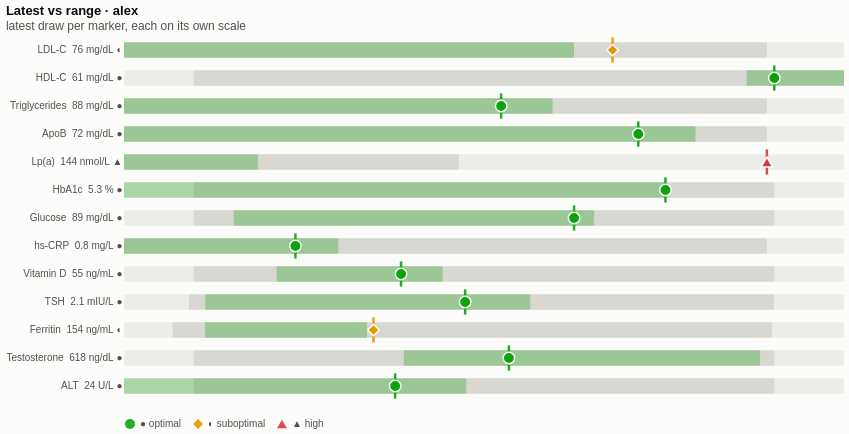

Vega-Lite specification for this chart:
### Vega-Lite specification from a JSON file in a GitHub repository (floating-point values rounded to 4 significant figures)
{"$schema": "https://vega.github.io/schema/vega-lite/v6.json", "title": {"text": "Latest vs range · alex", "subtitle": "latest draw per marker, each on its own scale"}, "description": "Range bars: where each marker's latest value sits in its ranges.", "config": {"background": "#fcfcfb", "view": {"stroke": null}, "axis": {"labelColor": "#52514e", "titleColor": "#52514e", "gridColor": "#e1e0d9", "domainColor": "#c3c2b7", "tickColor": "#c3c2b7"}, "legend": {"labelColor": "#52514e", "orient": "bottom", "direction": "horizontal"}, "title": {"color": "#0b0b0b", "subtitleColor": "#52514e", "anchor": "start"}}, "width": 720, "height": {"step": 28}, "data": {"values": [{"person": "alex", "marker": "ldl-c", "label": "LDL-C", "unit": "mg/dL", "date": "2025-09-15", "value": 76, "ref_low": 0, "ref_high": 100, "opt_low": null, "opt_high": 70, "flag": "normal", "category": "lipids", "status": "suboptimal", "glyph": "◐", "status_label": "◐ suboptimal", "value_label": "76 mg/dL", "value_text": "76", "out": 0, "domain_lo": 0, "domain_hi": 112, "pos": 0.6786, "ref_x": 0, "ref_x2": 0.8929, "opt_x": 0, "opt_x2": 0.625, "ref_range": "0–100", "opt_range": "≤70"}, {"person": "alex", "marker": "hdl-c", "label": "HDL-C", "unit": "mg/dL", "date": "2025-09-15", "value": 61, "ref_low": 40, "ref_high": null, "opt_low": 60, "opt_high": null, "flag": "normal", "category": "lipids", "status": "optimal", "glyph": "●", "status_label": "● optimal", "value_label": "61 mg/dL", "value_text": "61", "out": 0, "domain_lo": 37.48, "domain_hi": 63.52, "pos": 0.9032, "ref_x": 0.0968, "ref_x2": 1, "opt_x": 0.8648, "opt_x2": 1, "ref_range": "≥40", "opt_range": "≥60"}, {"person": "alex", "marker": "triglycerides", "label": "Triglycerides", "unit": "mg/dL", "date": "2025-09-15", "value": 88, "ref_low": 0, "ref_high": 150, "opt_low": null, "opt_high": 100, "flag": "normal", "category": "lipids", "status": "optimal", "glyph": "●", "status_label": "● optimal", "value_label": "88 mg/dL", "value_text": "88", "out": 0, "domain_lo": 0, "domain_hi": 168, "pos": 0.5238, "ref_x": 0, "ref_x2": 0.8929, "opt_x": 0, "opt_x2": 0.5952, "ref_range": "0–150", "opt_range": "≤100"}, {"person": "alex", "marker": "apob", "label": "ApoB", "unit": "mg/dL", "date": "2025-09-15", "value": 72, "ref_low": 0, "ref_high": 90, "opt_low": null, "opt_high": 80, "flag": "normal", "category": "lipids", "status": "optimal", "glyph": "●", "status_label": "● optimal", "value_label": "72 mg/dL", "value_text": "72", "out": 0, "domain_lo": 0, "domain_hi": 100.8, "pos": 0.7143, "ref_x": 0, "ref_x2": 0.8929, "opt_x": 0, "opt_x2": 0.7937, "ref_range": "0–90", "opt_range": "≤80"}, {"person": "alex", "marker": "lpa", "label": "Lp(a)", "unit": "nmol/L", "date": "2025-09-15", "value": 144, "ref_low": 0, "ref_high": 75, "opt_low": null, "opt_high": 30, "flag": "high", "category": "lipids", "status": "high", "glyph": "▲", "status_label": "▲ high", "value_label": "144 nmol/L", "value_text": "144", "out": 1, "domain_lo": 0, "domain_hi": 161.3, "pos": 0.8929, "ref_x": 0, "ref_x2": 0.465, "opt_x": 0, "opt_x2": 0.186, "ref_range": "0–75", "opt_range": "≤30"}, {"person": "alex", "marker": "hba1c", "label": "HbA1c", "unit": "%", "date": "2025-09-15", "value": 5.3, "ref_low": 4.0, "ref_high": 5.6, "opt_low": null, "opt_high": 5.3, "flag": "normal", "category": "metabolic", "status": "optimal", "glyph": "●", "status_label": "● optimal", "value_label": "5.3 %", "value_text": "5.3", "out": 0, "domain_lo": 3.808, "domain_hi": 5.792, "pos": 0.752, "ref_x": 0.0968, "ref_x2": 0.9032, "opt_x": 0, "opt_x2": 0.752, "ref_range": "4–5.6", "opt_range": "≤5.3"}, {"person": "alex", "marker": "glucose", "label": "Glucose", "unit": "mg/dL", "date": "2025-09-15", "value": 89, "ref_low": 70, "ref_high": 99, "opt_low": 72, "opt_high": 90, "flag": "normal", "category": "metabolic", "status": "optimal", "glyph": "●", "status_label": "● optimal", "value_label": "89 mg/dL", "value_text": "89", "out": 0, "domain_lo": 66.52, "domain_hi": 102.5, "pos": 0.6251, "ref_x": 0.0968, "ref_x2": 0.9032, "opt_x": 0.1524, "opt_x2": 0.6529, "ref_range": "70–99", "opt_range": "72–90"}, {"person": "alex", "marker": "hscrp", "label": "hs-CRP", "unit": "mg/L", "date": "2025-09-15", "value": 0.8, "ref_low": 0, "ref_high": 3.0, "opt_low": null, "opt_high": 1.0, "flag": "normal", "category": "inflammation", "status": "optimal", "glyph": "●", "status_label": "● optimal", "value_label": "0.8 mg/L", "value_text": "0.8", "out": 0, "domain_lo": 0, "domain_hi": 3.36, "pos": 0.2381, "ref_x": 0, "ref_x2": 0.8929, "opt_x": 0, "opt_x2": 0.2976, "ref_range": "0–3", "opt_range": "≤1"}, {"person": "alex", "marker": "vitamin-d", "label": "Vitamin D", "unit": "ng/mL", "date": "2025-09-15", "value": 55, "ref_low": 30, "ref_high": 100, "opt_low": 40, "opt_high": 60, "flag": "normal", "category": "vitamins", "status": "optimal", "glyph": "●", "status_label": "● optimal", "value_label": "55 ng/mL", "value_text": "55", "out": 0, "domain_lo": 21.6, "domain_hi": 108.4, "pos": 0.3848, "ref_x": 0.0968, "ref_x2": 0.9032, "opt_x": 0.212, "opt_x2": 0.4424, "ref_range": "30–100", "opt_range": "40–60"}, {"person": "alex", "marker": "tsh", "label": "TSH", "unit": "mIU/L", "date": "2025-09-15", "value": 2.1, "ref_low": 0.4, "ref_high": 4.0, "opt_low": 0.5, "opt_high": 2.5, "flag": "normal", "category": "thyroid", "status": "optimal", "glyph": "●", "status_label": "● optimal", "value_label": "2.1 mIU/L", "value_text": "2.1", "out": 0, "domain_lo": 0, "domain_hi": 4.432, "pos": 0.4738, "ref_x": 0.0903, "ref_x2": 0.9025, "opt_x": 0.1128, "opt_x2": 0.5641, "ref_range": "0.4–4", "opt_range": "0.5–2.5"}, {"person": "alex", "marker": "ferritin", "label": "Ferritin", "unit": "ng/mL", "date": "2025-09-15", "value": 154, "ref_low": 30, "ref_high": 400, "opt_low": 50, "opt_high": 150, "flag": "normal", "category": "vitamins", "status": "suboptimal", "glyph": "◐", "status_label": "◐ suboptimal", "value_label": "154 ng/mL", "value_text": "154", "out": 0, "domain_lo": 0, "domain_hi": 444.4, "pos": 0.3465, "ref_x": 0.0675, "ref_x2": 0.9001, "opt_x": 0.1125, "opt_x2": 0.3375, "ref_range": "30–400", "opt_range": "50–150"}, {"person": "alex", "marker": "testosterone-total", "label": "Testosterone", "unit": "ng/dL", "date": "2025-09-15", "value": 618, "ref_low": 264, "ref_high": 916, "opt_low": 500, "opt_high": 900, "flag": "normal", "category": "hormones", "status": "optimal", "glyph": "●", "status_label": "● optimal", "value_label": "618 ng/dL", "value_text": "618", "out": 0, "domain_lo": 185.8, "domain_hi": 994.2, "pos": 0.5346, "ref_x": 0.0968, "ref_x2": 0.9032, "opt_x": 0.3887, "opt_x2": 0.8834, "ref_range": "264–916", "opt_range": "500–900"}, {"person": "alex", "marker": "alt", "label": "ALT", "unit": "U/L", "date": "2025-09-15", "value": 24, "ref_low": 7, "ref_high": 56, "opt_low": null, "opt_high": 30, "flag": "normal", "category": "liver", "status": "optimal", "glyph": "●", "status_label": "● optimal", "value_label": "24 U/L", "value_text": "24", "out": 0, "domain_lo": 1.12, "domain_hi": 61.88, "pos": 0.3766, "ref_x": 0.0968, "ref_x2": 0.9032, "opt_x": 0, "opt_x2": 0.4753, "ref_range": "7–56", "opt_range": "≤30"}]}, "transform": [{"calculate": "0", "as": "track_lo"}, {"calculate": "1", "as": "track_hi"}, {"calculate": "datum.label + '  ' + datum.value_label + ' ' + datum.glyph", "as": "row_label"}], "encoding": {"y": {"field": "row_label", "type": "nominal", "sort": null, "title": null, "axis": {"domain": false, "ticks": false, "labelLimit": 300}}}, "layer": [{"name": "track", "mark": {"type": "bar", "height": {"band": 0.62}, "opacity": 0.55, "color": "#e1e0d9"}, "encoding": {"x": {"field": "track_lo", "type": "quantitative", "scale": {"domain": [0, 1], "nice": false, "zero": false}, "axis": null}, "x2": {"field": "track_hi"}}}, {"name": "ref-band", "transform": [{"filter": "isValid(datum.ref_x) && isValid(datum.ref_x2)"}], "mark": {"type": "bar", "height": {"band": 0.62}, "opacity": 0.4, "color": "#b8b7ad"}, "encoding": {"x": {"field": "ref_x", "type": "quantitative", "scale": {"domain": [0, 1], "nice": false, "zero": false}, "axis": null}, "x2": {"field": "ref_x2"}, "tooltip": [{"field": "label", "title": "marker"}, {"field": "ref_range", "title": "reference"}]}}, {"name": "opt-band", "transform": [{"filter": "isValid(datum.opt_x) && isValid(datum.opt_x2)"}], "mark": {"type": "bar", "height": {"band": 0.62}, "opacity": 0.3, "color": "#0ca30c"}, "encoding": {"x": {"field": "opt_x", "type": "quantitative", "scale": {"domain": [0, 1], "nice": false, "zero": false}, "axis": null}, "x2": {"field": "opt_x2"}, "tooltip": [{"field": "label", "title": "marker"}, {"field": "opt_range", "title": "optimal"}]}}, {"name": "marker", "transform": [{"filter": "isValid(datum.pos)"}], "mark": {"type": "tick", "thickness": 2.5, "bandSize": 22, "opacity": 0.9}, "encoding": {"x": {"field": "pos", "type": "quantitative"}, "color": {"field": "status_label", "type": "nominal", "scale": {"domain": ["● optimal", "◐ suboptimal", "▲ high"], "range": ["#0ca30c", "#e09a00", "#d03b3b"]}, "legend": {"title": null}}}}, {"name": "latest", "transform": [{"filter": "isValid(datum.pos)"}], "mark": {"type": "point", "filled": true, "size": 130, "opacity": 1, "stroke": "#fcfcfb", "strokeWidth": 1.5}, "encoding": {"x": {"field": "pos", "type": "quantitative"}, "color": {"field": "status_label", "type": "nominal", "scale": {"domain": ["● optimal", "◐ suboptimal", "▲ high"], "range": ["#0ca30c", "#e09a00", "#d03b3b"]}, "legend": {"title": null}}, "shape": {"field": "status_label", "type": "nominal", "scale": {"domain": ["● optimal", "◐ suboptimal", "▲ high"], "range": ["circle", "diamond", "triangle-up"]}, "legend": {"title": null}}, "tooltip": [{"field": "label", "title": "marker"}, {"field": "date", "type": "temporal", "format": "%Y-%m-%d"}, {"field": "value_label", "title": "value"}, {"field": "status_label", "title": "status"}, {"field": "ref_range", "title": "reference"}, {"field": "opt_range", "title": "optimal"}]}}]}
